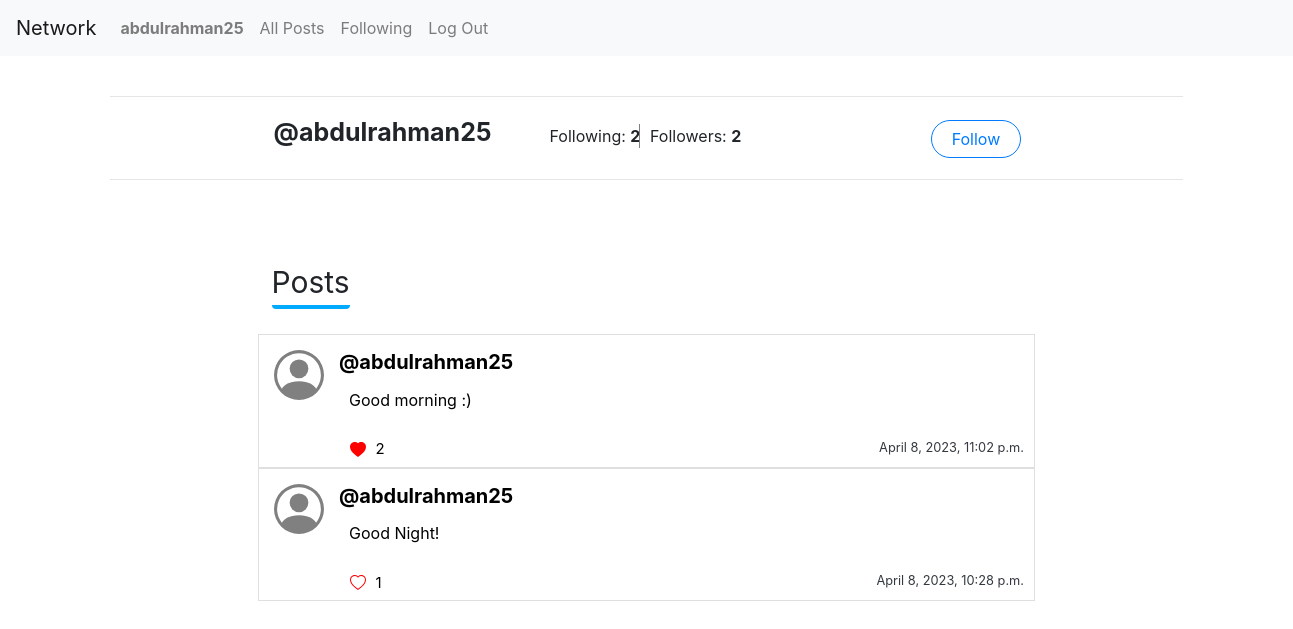
The app's page /profile/1 (signed in), older data.
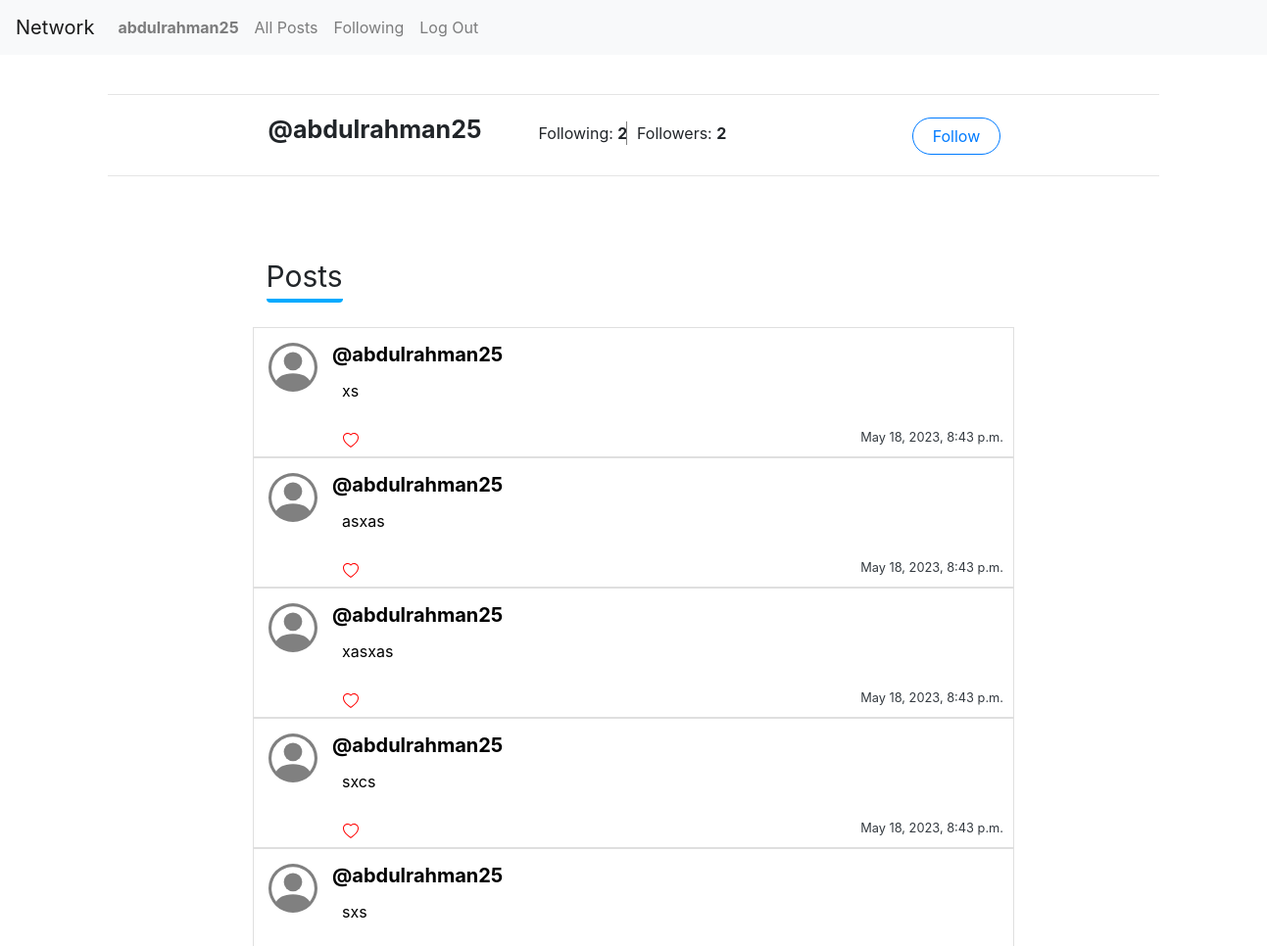
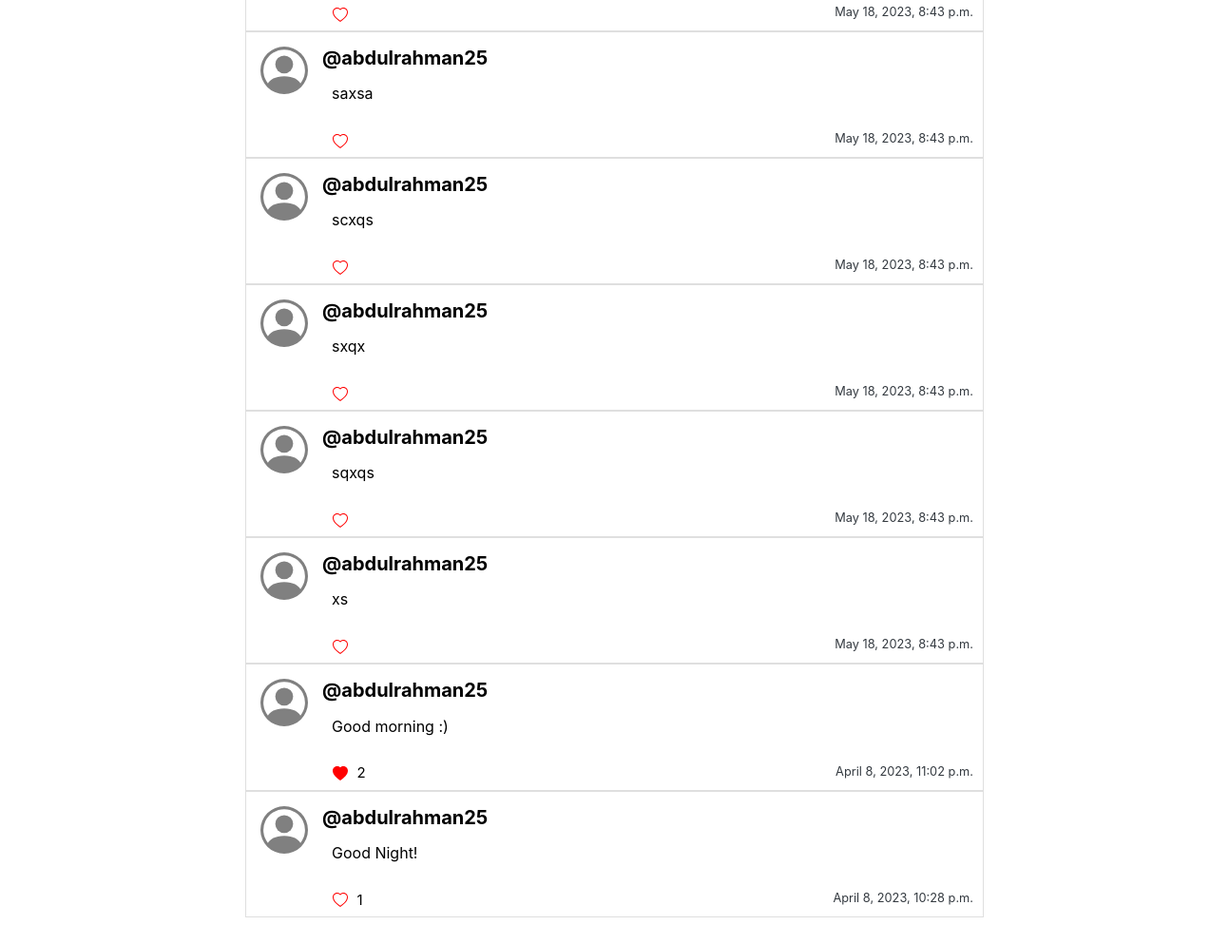
The same page, newer data (2 pictures, top to bottom).
### network/models.py (models this page shows, shortened)
class User(AbstractUser):
    pass

class newPost(models.Model):
    text = models.TextField(null=True)
    date = models.DateTimeField(auto_now_add=True, null=True)
    user = models.ForeignKey(User, related_name="user_post", on_delete=models.CASCADE, null=True)

### network/views.py (the view)
# urls.py: path("profile/<int:id>", views.profile, name="profile"),
@login_required
def profile(request, id):
    all_posts = newPost.objects.filter(user=id).order_by('-date')
    following = UserFollowing.objects.filter(user_id=id)
    followers = UserFollowing.objects.filter(following_user_id = id)
    user_likes = likePost.objects.filter(user=request.user.id).values_list("post", flat=True)
    likes = likePost.objects.all().values_list("post", flat=True)
    num_likes = {}
    for j in likes:
        if j in num_likes:
            num_likes[j] +=1
        else:
            num_likes[j] =1
    user = User.objects.get(id=id)
    return render(request, "network/profile.html",{
        "page_obj": all_posts,
        "following": following.count(),
        "followers" : followers.count(),
        "myfollowers": followers,
        "id": id,
        "username": user.username,
        "likes": user_likes,
        "num_likes": num_likes,
        "user": user,
    })

### network/templates/network/profile.html (shortened to what this page needs)
{% extends "network/layout.html" %}
{% load static %}
{% block body %}
<br><hr style="width: 83%;">
<div class="container profile">
  <h3 class="profile-name">@{{ username }}</h3>
<div class="following">Following: <span id="my_following" style="font-weight: bold;">{{ following }}</span></div>
<div class="followers">Followers: <span id="my_followers" style="font-weight: bold;">{{ followers }}</span></div>
<div class="follow-btn">
{% if request.user.id != id %}
{% if request.user.id in myfollowers %}
  <button type="submit" class="btn btn-outline-primary folw" id="follow-btn" value="{{request.user.id}}">Unfollow</button>
{% else %}
<button type="submit" class="btn btn-outline-primary folw" id="follow-btn" value="{{request.user.id}}">Follow</button>
{% endif %}
{% endif %}
</div>
</div>
<hr class="line"><br>
<div class="posts0">Posts</div>
<div class="container all_posts" id="all_posts">
  {% for contact in page_obj %}
      <div class="card post" style="max-width: 100%;" id="{{contact.id}}">
        <div class="posts-profile"></div>
        <div class="card-body text-dark">
          <h5 class="card-title username">
            {% if user.is_authenticated %}
              <a href="{% url 'profile' id=contact.user.id%}" class="link">@{{ contact.user }}</a>
            {% else %}
              {{ contact.user }}
            {% endif %}
          </h5>
          <p class="card-text text" id="edit-text">{{ contact.text }}</p>
          <p class="card-text date"><small class="text-body-secondary ">{{ contact.date }}</small></p>
          <div class="content">
          {% if user.is_authenticated %}
          <button type="button" class="like-button" id="{{contact.id}}" value="{{requsert.user.id}}" onclick="clickedBtn(this.id)" style="color: red;">
          <div id="heart" class="heart-div">
          {% if contact.id in likes %}
            <svg xmlns="http://www.w3.org/2000/svg" width="16" height="16" fill="currentColor" class="bi bi-heart-fill" viewBox="0 0 16 16">
              <path fill-rule="evenodd" d="M8 1.314C12.438-3.248 23.534 4.735 8 15-7.534 4.736 3.562-3.248 8 1.314z"/>
            </svg>
          {% endif %}
        </div>
          {% for i,j in num_likes.items %}
            {% if i == contact.id %}
              <span class="like-number" style="color: black;" id="number_likes">{{ j }}</span>
            {% endif %}
          {% endfor %}
        </button>
        {% endif %}
      </div>
        </div>
    </div>
  {% endfor %}
  </div><br><br>
  {% endblock %}

### network/templates/network/layout.html (shortened to what this page needs)
{% load static %}
<!DOCTYPE html>
<html lang="en">
    <head>
        <link rel="stylesheet" href="https://stackpath.bootstrapcdn.com/bootstrap/4.4.1/css/bootstrap.min.css">
        <link href="{% static 'network/styles.css' %}" rel="stylesheet">
    </head>
    <body>
        <nav class="navbar navbar-expand-lg navbar-light bg-light">
            <a class="navbar-brand" href="#">Network</a>
            <div>
              <ul class="navbar-nav mr-auto">
                {% if user.is_authenticated %}
                    <li class="nav-item">
                        <a class="nav-link" href="{% url 'profile'  id=user.id%}"><strong>{{ user.username }}</strong></a>
                    </li>
                {% endif %}
                <li class="nav-item">
                  <a class="nav-link" href="{% url 'index' %}">All Posts</a>
                </li>
                {% if user.is_authenticated %}
                    <li class="nav-item">
                        <a class="nav-link" href="{% url 'following' %}">Following</a>
                    </li>
                    <li class="nav-item">
                        <a class="nav-link" href="{% url 'logout' %}">Log Out</a>
                    </li>
                {% endif %}
              </ul>
            </div>
          </nav>
        <div class="body">
            {% block body %}
            {% endblock %}
        </div>
    </body>
</html>

### network/static/network/styles.css (style rules this page uses)
.post { border-radius: 0; width: 70%; margin: auto; height: auto; }
.link { color: black; }
.username { position: absolute; left: 80px; top: 15px; display: inline-block; color: black; font-weight: bold; font-size: 20px; }
.text { margin-left: 70px; margin-right: 150px; position: absolute; top: 40%; font-size: 16px; color: black; }
.date { position: absolute; right: 10px; top: 75%; }
.like-button { border-color: white; border-width: 0px; background-color: white; outline-color: white; outline: 0 !important; position: relative; top: 15px; left: 65px; }
.like-number { margin-left: 5px; font-size: 15px; }
.heart-div { display: inline-block; }
.posts-profile { color: gray; margin-left: 15px; margin-top: 15px; }
.profile { width: 60%; height: auto; }
.profile-name { margin-top: 20px; font-size: 25px; font-weight: bold; }
.following { position: relative; left: 37%; bottom: 31px; }
.followers { position: relative; left: 49%; bottom: 55px; border-left: 1px solid gray; padding-left: 10px; }
.follow-btn { position: absolute; left: 72%; top: 120px; }
.folw { border-bottom-left-radius: 9999px; border-bottom-right-radius: 9999px; border-top-left-radius: 9999px; border-top-right-radius: 9999px; width: 90px; }
.line { position: relative; bottom: 40px; width: 83%; }
.posts0 { position: relative; left: 21%; font-size: 30px; margin-bottom: 25px; border-bottom: 4px solid rgb(0, 170, 255); border-radius: 4px; width: fit-content; }

Row changes from the older to the newer data that the page shows:
added newPost: user "abdulrahman25", text "xs", date "May 18, 2023, 8:43 p.m."
added newPost: user "abdulrahman25", text "asxas", date "May 18, 2023, 8:43 p.m."
added newPost: user "abdulrahman25", text "xasxas", date "May 18, 2023, 8:43 p.m."
added newPost: user "abdulrahman25", text "sxcs", date "May 18, 2023, 8:43 p.m."
added newPost: user "abdulrahman25", text "sxs", date "May 18, 2023, 8:43 p.m."
added newPost: user "abdulrahman25", text "saxsa", date "May 18, 2023, 8:43 p.m."
added newPost: user "abdulrahman25", text "scxqs", date "May 18, 2023, 8:43 p.m."
added newPost: user "abdulrahman25", text "sxqx", date "May 18, 2023, 8:43 p.m."
added newPost: user "abdulrahman25", text "sqxqs", date "May 18, 2023, 8:43 p.m."
added newPost: user "abdulrahman25", text "xs", date "May 18, 2023, 8:43 p.m."
